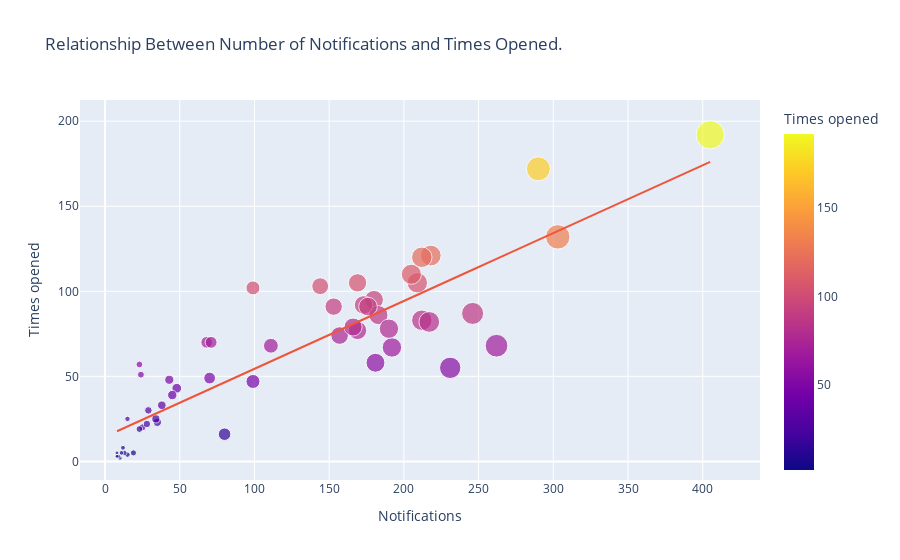

The cell this chart's notebook holds for it:
### Markdown cell above
We generally open our applications, whenever we get a notification from it. Lets see the relationship between the number of times we open our application when we get a notification.

### Code cell
figure = px.scatter(data_frame= df,
                    x = "Notifications",
                    y = "Times opened",
                    color = "Times opened",
                    size = "Notifications",
                    trendline = "ols",
                    title = "Relationship Between Number of Notifications and Times Opened. ")
figure.show()

### Figure 1 — Plotly figure (JSON) as saved in the notebook; plotly's stock layout.template omitted (floating-point values rounded to 4 significant figures)
{"data": [{"hovertemplate": "Notifications=%{marker.size}<br>Times opened=%{marker.color}<extra></extra>", "legendgroup": "", "marker": {"color": [49, 48, 55, 23, 5, 20, 57, 22, 25, 30, 51, 25, 19, 43, 70, 70, 95, 102, 39, 2, 4, 5, 3, 5, 3, 5, 8, 105, 68, 86, 74, 87, 77, 47, 103, 16, 33, 121, 110, 83, 82, 192, 79, 92, 172, 91, 67, 58, 91, 120, 132, 105, 78, 68], "coloraxis": "coloraxis", "size": [70, 43, 231, 35, 19, 25, 23, 28, 15, 29, 24, 34, 23, 48, 68, 71, 180, 99, 45, 10, 15, 13, 9, 8, 8, 11, 12, 209, 111, 183, 157, 246, 169, 99, 144, 80, 38, 218, 205, 212, 217, 405, 166, 173, 290, 153, 192, 181, 176, 212, 303, 169, 190, 262], "sizemode": "area", "sizeref": 1.012, "symbol": "circle"}, "mode": "markers", "name": "", "orientation": "v", "showlegend": false, "type": "scatter", "x": [70, 43, 231, 35, 19, 25, 23, 28, 15, 29, 24, 34, 23, 48, 68, 71, 180, 99, 45, 10, 15, 13, 9, 8, 8, 11, 12, 209, 111, 183, 157, 246, 169, 99, 144, 80, 38, 218, 205, 212, 217, 405, 166, 173, 290, 153, 192, 181, 176, 212, 303, 169, 190, 262], "xaxis": "x", "y": [49, 48, 55, 23, 5, 20, 57, 22, 25, 30, 51, 25, 19, 43, 70, 70, 95, 102, 39, 2, 4, 5, 3, 5, 3, 5, 8, 105, 68, 86, 74, 87, 77, 47, 103, 16, 33, 121, 110, 83, 82, 192, 79, 92, 172, 91, 67, 58, 91, 120, 132, 105, 78, 68], "yaxis": "y"}, {"hovertemplate": "<b>OLS trendline</b><br>Times opened = 0.398969 * Notifications + 14.5213<br>R<sup>2</sup>=0.779659<br><br>Notifications=%{x}<br>Times opened=%{y} <b>(trend)</b><extra></extra>", "legendgroup": "", "marker": {"symbol": "circle"}, "mode": "lines", "name": "", "showlegend": false, "type": "scatter", "x": [8, 8, 9, 10, 11, 12, 13, 15, 15, 19, 23, 23, 24, 25, 28, 29, 34, 35, 38, 43, 45, 48, 68, 70, 71, 80, 99, 99, 111, 144, 153, 157, 166, 169, 169, 173, 176, 180, 181, 183, 190, 192, 205, 209, 212, 212, 217, 218, 231, 246, 262, 290, 303, 405], "xaxis": "x", "y": [17.71, 17.71, 18.11, 18.51, 18.91, 19.31, 19.71, 20.51, 20.51, 22.1, 23.7, 23.7, 24.1, 24.5, 25.69, 26.09, 28.09, 28.49, 29.68, 31.68, 32.47, 33.67, 41.65, 42.45, 42.85, 46.44, 54.02, 54.02, 58.81, 71.97, 75.56, 77.16, 80.75, 81.95, 81.95, 83.54, 84.74, 86.34, 86.73, 87.53, 90.33, 91.12, 96.31, 97.91, 99.1, 99.1, 101.1, 101.5, 106.7, 112.7, 119.1, 130.2, 135.4, 176.1], "yaxis": "y"}], "layout": {"coloraxis": {"colorbar": {"title": {"text": "Times opened"}}, "colorscale": [[0, "#0d0887"], [0.1111, "#46039f"], [0.2222, "#7201a8"], [0.3333, "#9c179e"], [0.4444, "#bd3786"], [0.5556, "#d8576b"], [0.6667, "#ed7953"], [0.7778, "#fb9f3a"], [0.8889, "#fdca26"], [1, "#f0f921"]]}, "legend": {"itemsizing": "constant", "tracegroupgap": 0}, "title": {"text": "Relationship Between Number of Notifications and Times Opened. "}, "xaxis": {"anchor": "y", "domain": [0, 1], "title": {"text": "Notifications"}}, "yaxis": {"anchor": "x", "domain": [0, 1], "title": {"text": "Times opened"}}}}
